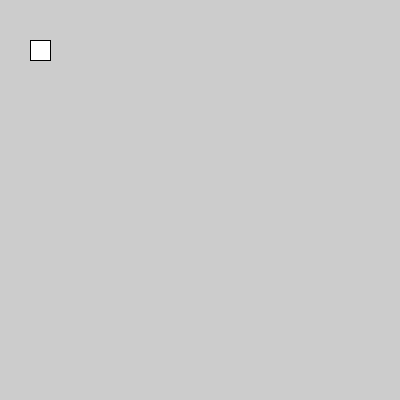
Frame 1 (no input)
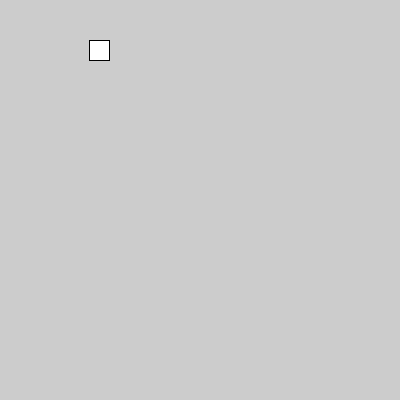
Frame 60 (the mouse pressed at the canvas centre just before this capture)
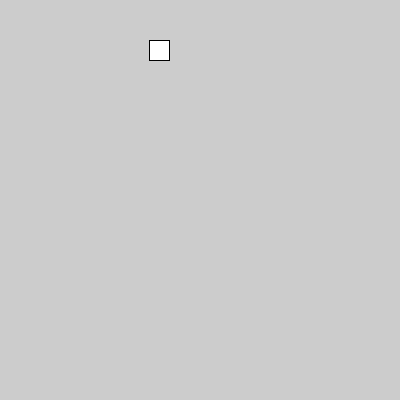
Frame 120 (the mouse held since frame 60 and released just before this capture)

The Processing sketch that drew these frames (run headless with seeded random() and noise(); from frame 60 on, the mouse is pressed at the canvas centre):

// Processing sketch: movinconstrain2
// ── movinconstrain2.pde
float mx = 0;
void setup() {
  size (400,400);
}

void draw() {
  background (204);
  //float mx = constrain(mouseX,30,70);
   mx = constrain(mx,30,190);
  println("mx: " + mx);
  println(mouseX);
  //rect (mx-10,40,20,20);
  rect(mx,40,20,20);
  mx++;
}
